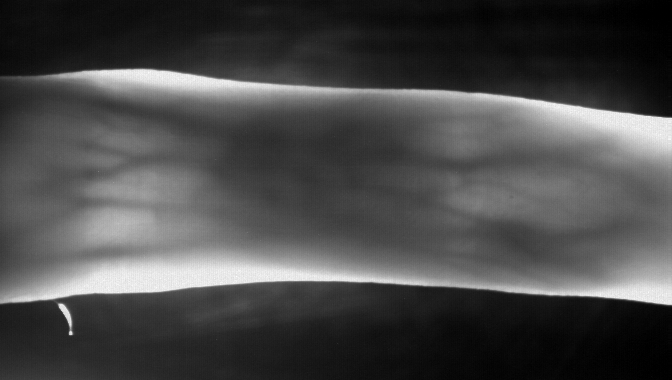
%> input picture histogram/fingervein_test.png, 672 x 380 px
$ octave expEntrance.m   (GNU Octave 9; MATLAB toolbox functions it lacks are replaced by stand-ins)
%> lines starting %> are read from the running program, lines starting %| are printed output that depends on the picture; in (x1, y1, x2, y2) boxes, pixels count from 0 and x2, y2 are one past the last pixel; in counts of white or black regions, pixels touching at a corner belong together; the program's own positions count from 1
%对数图像增强算法S=c*R^2 此处c取1 r取2
imageFV=imread('F:\fingervein_test.png');   %读入图像
%> imageFV is the input picture: size 380x672 uint8; min 0, max 254, mean 72.6
c=1;
imageFV=mat2gray(imageFV);   %对数变换不支持uint8类型的数据，将一个矩阵归一化为灰度图像的数据格式
%> imageFV: size 380x672 double
rstFV=c*imageFV.*imageFV;
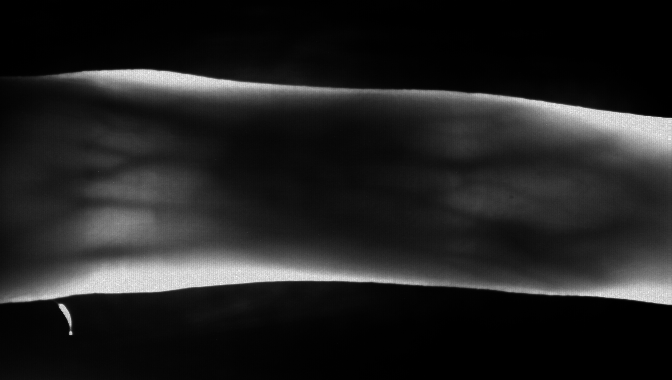
%> rstFV: size 380x672 double; min 0, max 1, mean 0.132

%大津法，求阈值，二值化
level = graythresh(imageFV);
%> level = 0.357
imageFV2=im2bw(imageFV,level);
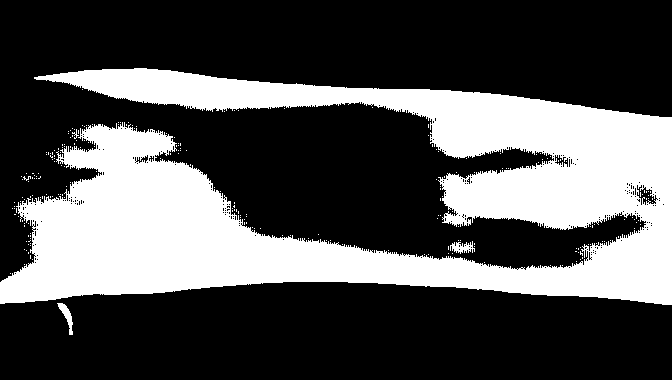
%> imageFV2: size 380x672 logical; 32% white; 236 white regions (232 under 20 px), largest, box (x1, y1, x2, y2) and area: (0, 68, 672, 305) 80880, (57, 303, 73, 335) 185, (450, 241, 475, 254) 176, (72, 129, 79, 139) 21
level2 = graythresh(rstFV);
%> level2 = 0.335
rstFV2=im2bw(imageFV,level2);
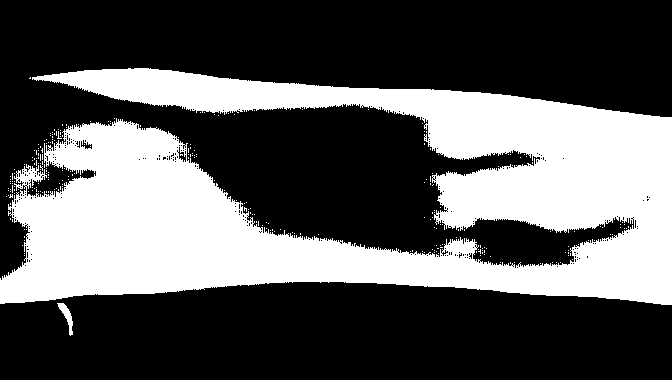
%> rstFV2: size 380x672 logical; 35.1% white; 267 white regions (265 under 20 px), largest, box (x1, y1, x2, y2) and area: (0, 68, 672, 305) 89089, (57, 303, 73, 336) 190

%显示图像
figure;
subplot(1,2,1);
imshow(imageFV);
title('原图像');
subplot(1,2,2);
imshow(rstFV);
title('对数变换后的图像');
figure;
subplot(2,2,1);
imshow(imageFV2);
title('原图像二值化');
subplot(2,2,2);
imshow(rstFV2);
title('对数后二值化');
subplot(2,2,3);
imhist(imageFV);
title('原图像灰度分布');
subplot(2,2,4);
imhist(rstFV);
title('对数后灰度分布');
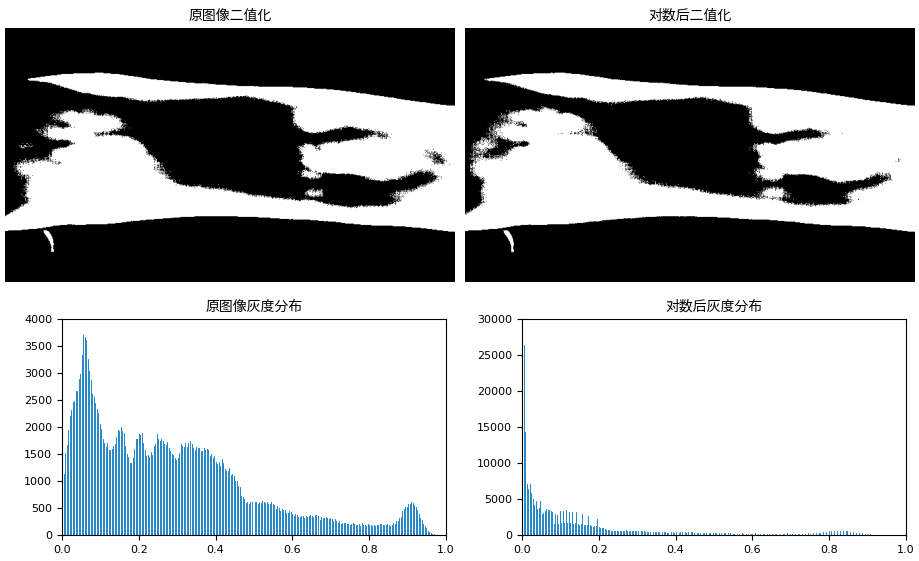
%> figure redrawn from the program's plot data, 4 panels

$ run again, with histogram/fingervein_std.png copied over histogram/fingervein_test.png
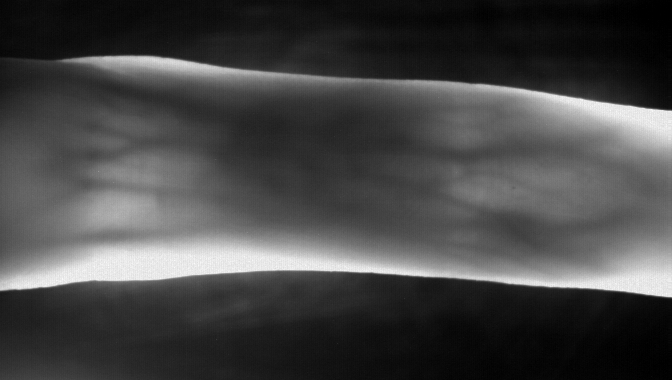
%> input picture histogram/fingervein_std.png, 672 x 380 px
%> imageFV is the input picture: size 380x672 uint8; min 0, max 253, mean 69.4
%> imageFV: size 380x672 double
%> level = 0.345
%> `imageFV2=im2bw(imageFV,level);`:
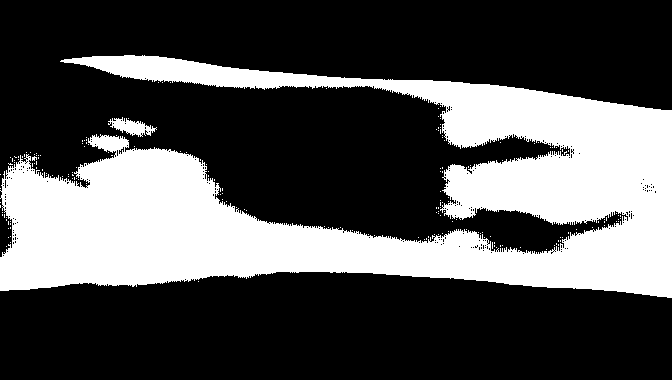
%> imageFV2: size 380x672 logical; 31.8% white; 186 white regions (184 under 20 px), largest, box (x1, y1, x2, y2) and area: (0, 55, 672, 298) 80454, (108, 117, 157, 137) 470
%> level2 = 0.347
%> `title('对数后灰度分布');`:
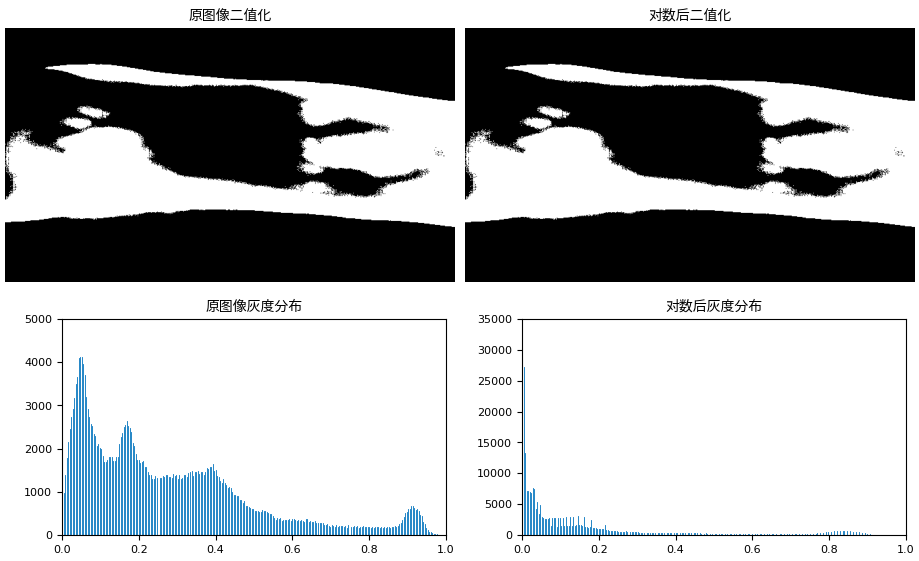
%> figure redrawn from the program's plot data, 4 panels
